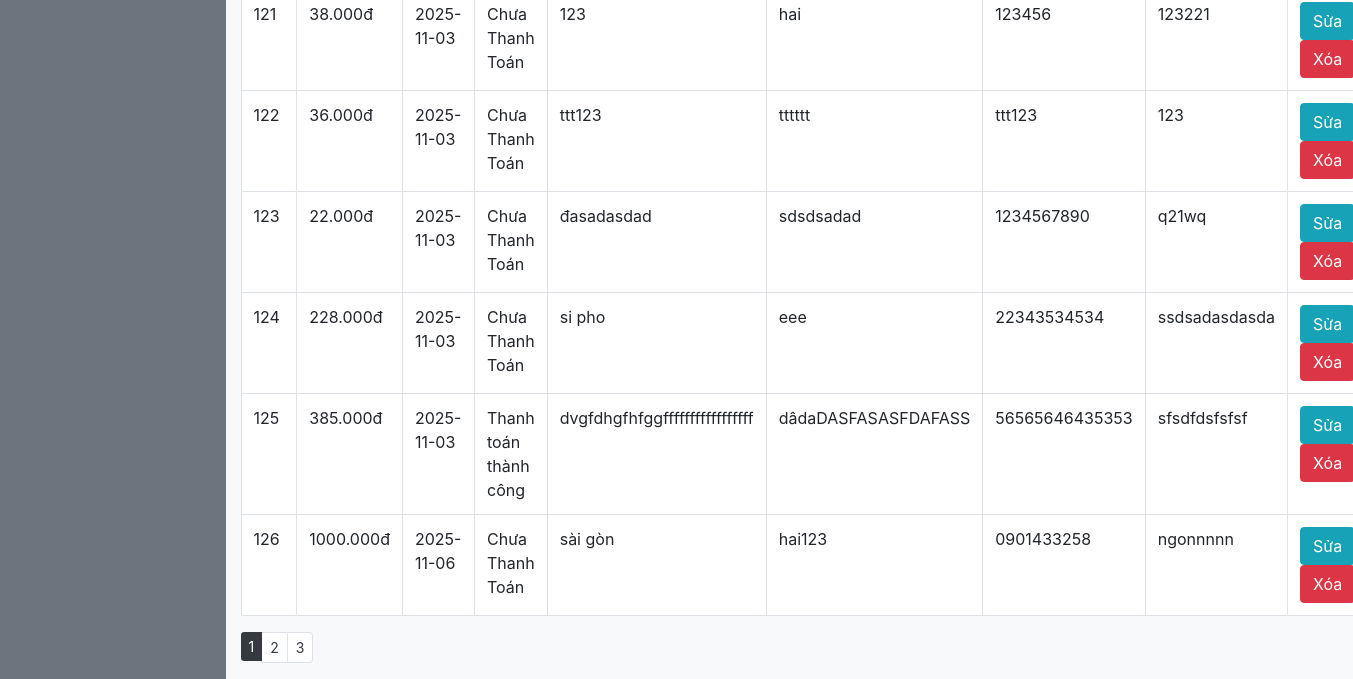
The page /admin/hoadon.php (signed in, lower part) on the database as committed earlier.
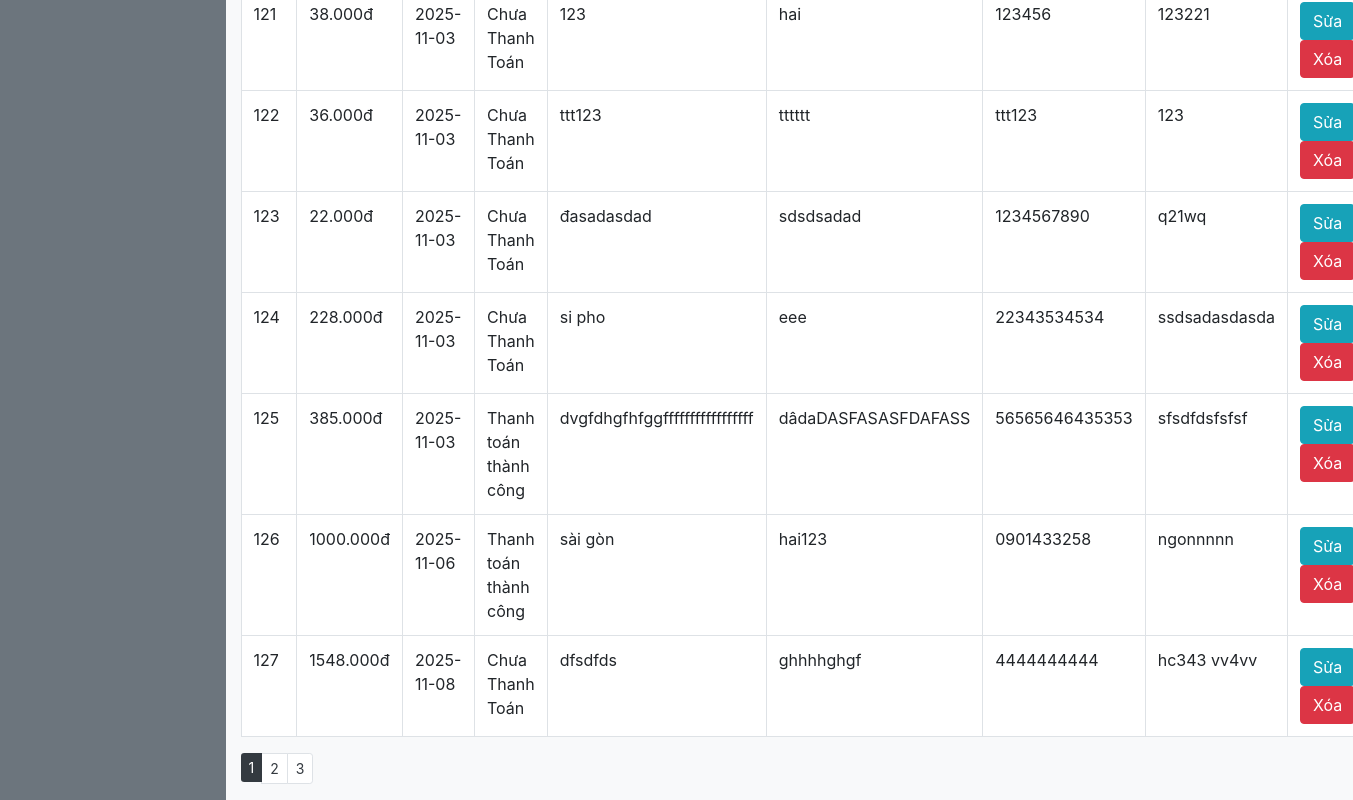
The same page on the database as committed later.
### tables this page shows
CREATE TABLE `invoice` (
  `invoice_id` int(11) NOT NULL,
  `invoice_date` date NOT NULL,
  `payment_status` varchar(25) NOT NULL,
  `total_amount` decimal(10,3) NOT NULL,
  `due_date` date NOT NULL,
  `billing_address` varchar(255) DEFAULT NULL,
  `user_id` int(11) NOT NULL,
  `recipient_name` varchar(255) NOT NULL,
  `phone` varchar(20) NOT NULL,
  `notes` text DEFAULT NULL
);

### admin/hoadon.php (the view, shortened to what this page needs)
<?php
require_once('../model/config.php');
$sql = 'SELECT * FROM Invoice';
$tacainvoice = mysqli_query($conn, $sql);
?>
<!DOCTYPE html>
<html lang="en">
<head>
    <link rel="stylesheet" href="https://cdn.jsdelivr.net/npm/bootstrap@4.6.2/dist/css/bootstrap.min.css">
    <link rel="stylesheet" href="https://cdn.jsdelivr.net/npm/bootstrap-icons@1.11.1/font/bootstrap-icons.css">
</head>
<body class="container-fluid">
    <article class="row">
        <section class="col-2 bg-secondary pb-4">
        </section>
        <section class="col-10 bg-light">
            <table class="table table-bordered table-hover bg-white">
                    <?php
                    if ($tacainvoice) {
                        while ($invoice = mysqli_fetch_assoc($tacainvoice)) { ?>
                        <tr>
                        <td><?php echo $invoice['invoice_id']; ?></td>
                            <td><?php echo $invoice['total_amount'], "đ"; ?></td>
                            <td><?php echo $invoice['due_date']; ?></td>
                            <td><?php echo $invoice['payment_status']; ?></td>
                            <td><?php echo $invoice['billing_address']; ?></td>
                            <td><?php echo $invoice['recipient_name']; ?></td>
                            <td><?php echo $invoice['phone']; ?></td>
                            <td><?php echo $invoice['notes']; ?></td>
                            <td>
                                <a class="btn btn-info" href="sua_hoadon.php?id=<?php echo $invoice['invoice_id']; ?>">Sửa</a>
                                <a class="btn btn-danger"
   href="delete_invoice.php?id=<?php echo $invoice['invoice_id']; ?>"
   onclick="return confirm('Bạn có chắc chắn muốn xóa hóa đơn này không?');">
   Xóa
</a>
                            </td>
                        </tr>
                    <?php }
                    } else {
                        echo "<tr><td colspan='3'>Không có dữ liệu</td></tr>";
                    } ?>
            </table>
            <ul class="pagination pagination-sm text-dark">
                <li class="page-item active" aria-current="page">
                    <a class="page-link bg-dark border-0" href="#">1</a>
                </li>
                <li class="page-item"><a class="page-link text-dark" href="#">2</a></li>
                <li class="page-item"><a class="page-link text-dark" href="#">3</a></li>
            </ul>
        </section>
    </article>
</body>
</html>

Rows that differ between the two databases and show on the page:
changed invoice "sài gòn": payment_status "Chưa Thanh Toán" → "Thanh toán thành công"
added invoice: invoice_id "127", total_amount "1548.000", due_date "2025-11-08", payment_status "Chưa Thanh Toán", billing_address "dfsdfds", recipient_name "ghhhhghgf", phone "4444444444", notes "hc343 vv4vv"
